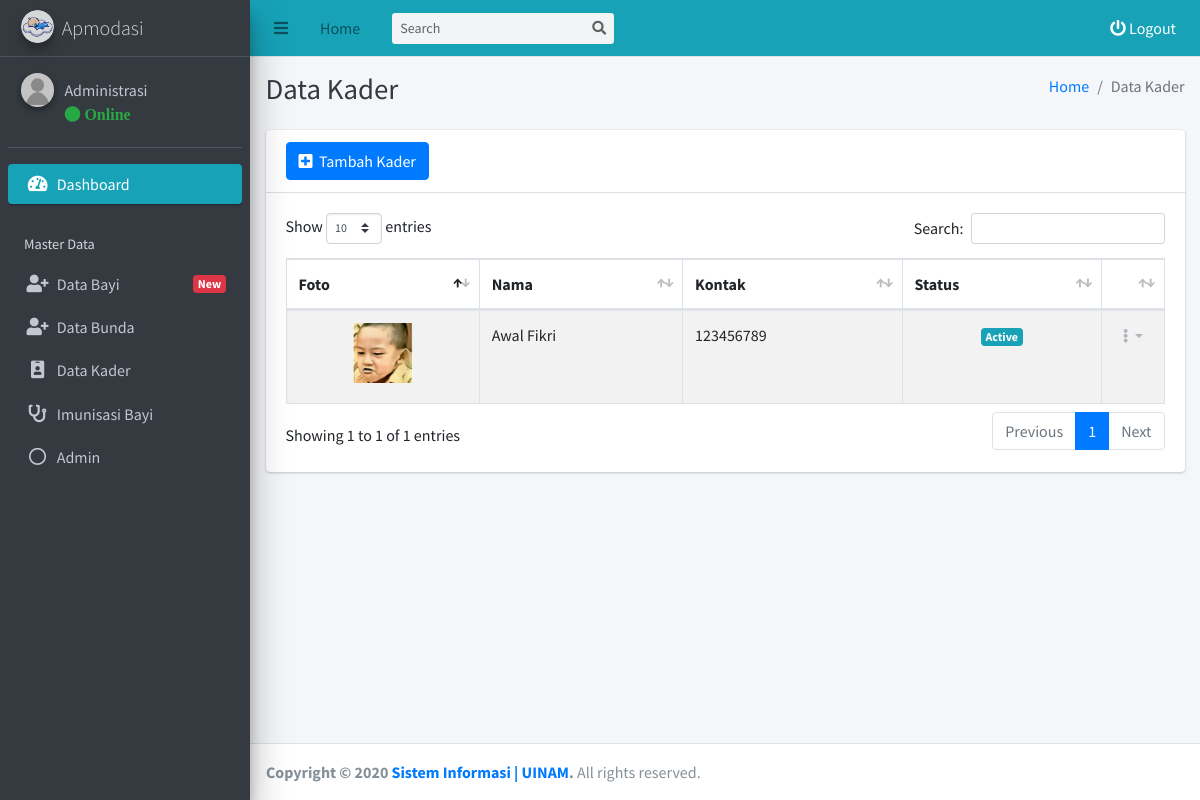
Page /admin/kader/data.php (signed in) on the committed database.
### tables this page shows
CREATE TABLE `tb_kader` (
  `id_kader` int(11) NOT NULL,
  `nip_kader` varchar(255) NOT NULL,
  `nama_kader` varchar(255) NOT NULL,
  `jenis_kelamin_kader` varchar(255) NOT NULL,
  `kontak_kader` varchar(255) NOT NULL,
  `alamat_kader` varchar(255) NOT NULL,
  `foto_kader` varchar(255) NOT NULL,
  `status_kader` varchar(255) NOT NULL,
  `created_at` timestamp NOT NULL DEFAULT CURRENT_TIMESTAMP,
  `update_at` timestamp NOT NULL DEFAULT CURRENT_TIMESTAMP
);

### admin/kader/data.php (the view, shortened to what this page needs)
<?php
require_once '../template/header/header.php';
$kader = mysqli_query($conn, "SELECT * FROM tb_kader");
?>
  <div class="content-wrapper">
    <div class="content-header">
      <div class="container-fluid">
        <div class="row mb-2">
          <div class="col-sm-6">
            <h1 class="m-0 text-dark">Data Kader</h1>
          </div>
          <div class="col-sm-6">
            <ol class="breadcrumb float-sm-right">
              <li class="breadcrumb-item"><a href="../index.php">Home</a></li>
              <li class="breadcrumb-item active">Data Kader</li>
            </ol>
          </div>
        </div>
      </div>
    </div>
    <section class="content">
      <div class="container-fluid">
        <div class="row">
          <div class="col-12">
            <div class="card">
              <div class="card-header">
                <button data-toggle="modal" data-target="#modal-lg" type="button" class="btn btn-primary"><i class="fa fa-plus-square"></i>&nbsp Tambah Kader</a>
              </div>
              <div class="card-body">
                <table id="example1" class="table table-bordered table-striped">
                  <thead>
                  <tr>
                    <th>Foto</th>
                    <th>Nama</th>
                    <th>Kontak</th>
                    <th>Status</th>
                    <th></th>
                  </tr>
                  </thead>
                  <tbody>
                  <?php $i = 1; foreach($kader as $dta) { ?>
                  <tr>
                    <td style="text-align: center">
                      <a href="../../assets/dist/img/kader/<?= $dta['foto_kader'] ?>" data-toggle="lightbox" data-title="Nama : <?= $dta['nama_kader'] ?>" data-gallery="gallery">
                        <img src="../../assets/dist/img/kader/<?= $dta['foto_kader'] ?>" border=3 height=60 width=60 class="img-fluid mb-2" alt="red sample"/>
                      </a>
                    </td>
                    <td><?= $dta['nama_kader'] ?></td>
                    <td><?= $dta['kontak_kader'] ?></td>
                    <?php
                      if ($dta['status_kader']=="Active"){
                        echo " <td style='text-align:center'><span class='badge bg-info'> $dta[status_kader] </span>";
                      } else{
                        echo " <td style='text-align:center'><span class='badge bg-danger'> $dta[status_kader] </span>";
                      }
                    ?>
                    <td style="text-align:center; width: 20px;">
                      <div class="btn-group">
                        <button type="button" class="btn btn-tool dropdown-toggle" data-toggle="dropdown">
                          <i class="fas fa fa-ellipsis-v"></i>
                        </button>
                      </div>
                    </td>
                  </tr>
                  <?php $i = $i + 1; } ?>
                  </tbody>
                </table>
              </div>
            </div>
          </div>
        </div>
      </div>
    </section>
  </div>
<?php
require '../template/footer/footer.php';
?>

### admin/template/header/header.php (shortened to what this page needs)
<?php
require('../../koneksi.php');
$get_id_session = $_SESSION['get_id'];
$query_header_admin = mysqli_query($conn, "SELECT * FROM tb_admin WHERE id_admin = '$get_id_session'");
$get_data_admin = mysqli_fetch_assoc($query_header_admin);
$nama_header = $get_data_admin['nama_admin'];
?>
<!DOCTYPE html>
<html>
<head>
  <link rel="stylesheet" href="../../assets/plugins/fontawesome-free/css/all.min.css">
  <link rel="stylesheet" href="../../assets/plugins/daterangepicker/daterangepicker.css">
  <link rel="stylesheet" href="../../assets/plugins/summernote/summernote-bs4.css">
  <link rel="stylesheet" href="../../assets/plugins/ekko-lightbox/ekko-lightbox.css">
  <link rel="stylesheet" href="https://code.ionicframework.com/ionicons/2.0.1/css/ionicons.min.css">
  <link rel="stylesheet" href="../../assets/plugins/tempusdominus-bootstrap-4/css/tempusdominus-bootstrap-4.min.css">
  <link rel="stylesheet" href="../../assets/plugins/datatables-bs4/css/dataTables.bootstrap4.min.css">
  <link rel="stylesheet" href="../../assets/plugins/datatables-responsive/css/responsive.bootstrap4.min.css">
  <link rel="stylesheet" href="https://cdn.datatables.net/buttons/1.6.1/css/buttons.dataTables.min.css">
  <link href="https://cdn.jsdelivr.net/gh/gitbrent/bootstrap-switch-button@1.1.0/css/bootstrap-switch-button.min.css" rel="stylesheet">
  <link rel="stylesheet" href="../../assets/dist/css/adminlte.min.css">
  <link rel="stylesheet" href="../../assets/plugins/overlayScrollbars/css/OverlayScrollbars.min.css">
</head>
<body class="hold-transition sidebar-mini layout-fixed">
<div class="wrapper">
  <nav class="main-header navbar navbar-expand navbar-info navbar-light">
    <ul class="navbar-nav">
      <li class="nav-item">
        <a class="nav-link" data-widget="pushmenu" href="#" role="button"><i class="fas fa-bars"></i></a>
      </li>
      <li class="nav-item d-none d-sm-inline-block">
        <a href="../../admin/index.php" class="nav-link">Home</a>
      </li>
    </ul>
    <form class="form-inline ml-3">
      <div class="input-group input-group-sm">
        <input class="form-control form-control-navbar" type="search" placeholder="Search" aria-label="Search">
        <div class="input-group-append">
          <button class="btn btn-navbar" type="submit">
            <i class="fas fa-search"></i>
          </button>
        </div>
      </div>
    </form>
    <ul class="navbar-nav ml-auto">
      <li class="nav-item">
        <a style="color: white;" class="nav-link" data-toggle="modal" data-target="#modal-default"  href="" role="button">
          <i class="fas fa fa-power-off" style="color: white;"></i> Logout
        </a>
      </li>
    </ul>
  </nav>
  <aside class="main-sidebar sidebar-dark-info elevation-5">
    <a href="../../admin/index.php" class="brand-link">
      <img src="../../assets/dist/img/logo_apmodasi.png" alt="Logo Kabupaten Soppeng" class="brand-image img-circle elevation-3"
           style="opacity: .8">
      <span class="brand-text font-weight-light">Apmodasi</span>
    </a>
    <div class="sidebar">
      <div class="user-panel mt-3 pb-3 mb-3 d-flex">
        <div class="image">
          <img src="../../assets/dist/img/admin/<?= $get_data_admin['foto_admin'] ?>" class="img-circle elevation-2" alt="User Image">
        </div>
        <div class="info">
          <a href="#" class="d-block"><?= $nama_header ?></a>
          <a href="#"<i class="fa fa-circle text-success"></i> Online</a>
        </div>
      </div>
      <nav class="mt-2">
        <ul class="nav nav-pills nav-sidebar flex-column" data-widget="treeview" role="menu" data-accordion="false">
          <li class="nav-item has-treeview menu-open">
            <a href="../../admin/" class="nav-link active">
              <i class="nav-icon fas fa-tachometer-alt"></i>
              <p>
                Dashboard
              </p>
            </a>
          </li>
          <li class="nav-header">Master Data</li>
          <li class="nav-item has-treeview">
            <a href="#" class="nav-link">
              <i class="nav-icon fas fa-user-plus"></i>
              <p>
                Data Bayi
              <?php
                $bayi_header = mysqli_query($conn, "SELECT * FROM tb_bayi WHERE status_bayi = 'Menunggu'");
                $row_bayi_header = mysqli_num_rows($bayi_header);
                if ($row_bayi_header >= 1){
                  echo '<span class="right badge badge-danger">New</span>';
                }
              ?>
              </p>
            </a>
          </li>
          <li class="nav-item">
            <a href="../../admin/bunda/data.php" class="nav-link">
              <i class="nav-icon fa fa-user-plus"></i>
              <p>
                Data Bunda
              </p>
            </a>
          </li>
          <li class="nav-item">
            <a href="../../admin/kader/data.php" class="nav-link">
              <i class="nav-icon fas fa-id-badge"></i>
              <p>
                Data Kader
              </p>
            </a>
          </li>
          <li class="nav-item">
            <a href="../../admin/imunisasi/data.php?tahun=All" class="nav-link">
              <i class="nav-icon fa fa-stethoscope"></i>
              <p>
                Imunisasi Bayi
              </p>
            </a>
          </li>
          <li class="nav-item">
            <a href="../../admin/admin/data.php" class="nav-link">
              <i class="far fa-circle nav-icon"></i>
              <p>
                Admin
              </p>
            </a>
          </li>
          <li class="nav-header"></li>
          <li class="nav-header"></li>
        </ul>
      </nav>
    </div>
  </aside>

### rows in the picture
tb_kader: foto_kader (picture), nama_kader "Awal Fikri", kontak_kader "123456789", status_kader "Active"

### other values in the picture
$nama_header "Administrasi"
